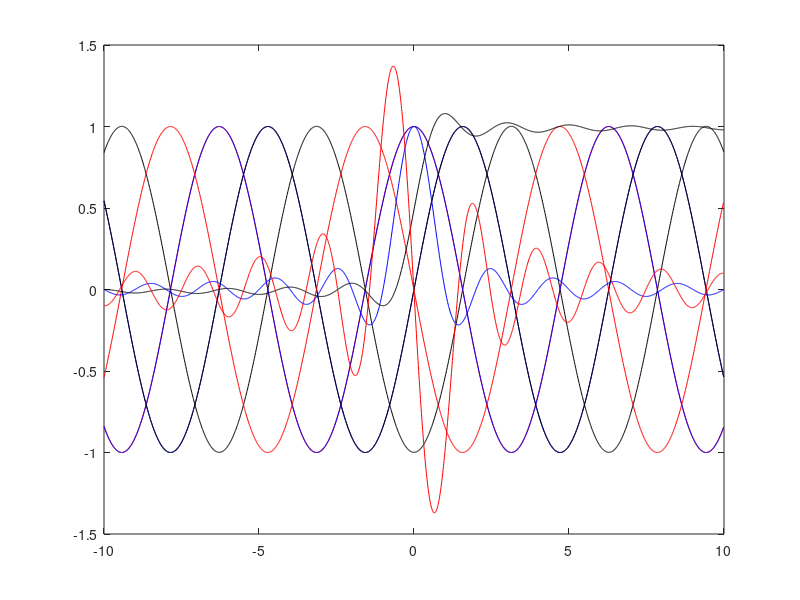

This figure's MATLAB source: (Note: this script raises an error after producing the figure.)

%% sin(x)
clc; clear;
close all
x = -10:0.01:10-0.01;
y = sin(x);
plot(x,y,'b-'); hold on

for index=1:length(y)
    myintegral(index) = trapz(y(1:index));
end
plot(x,myintegral*1/100+(0.840),'k-')
derivada = diff(y);
plot(x(1:end-1),derivada*100,'r-')

%% cos(x)
clc; clear;
close all
x = -10:0.01:10-0.01;
y = cos(x);
plot(x,y,'b-'); hold on

for index=1:length(y)
    myintegral(index) = trapz(y(1:index));
end
plot(x,myintegral*1/100+(0.544),'k-')
derivada = diff(y);
plot(x(1:end-1),derivada*100,'r-')

%% sinc(x)
clc; clear;
close all
x = -10:0.01:10-0.01;
y = sinc(x);
plot(x,y,'b-'); hold on

for index=1:length(y)
    myintegral(index) = trapz(y(1:index));
end
plot(x,myintegral*1/100+0,'k-')
derivada = diff(y);
plot(x(1:end-1),derivada*100,'r-')

%% degrau unitario(x)
clc; clear;
close all
x = -10:0.01:10-0.01;
y = heaviside(x);
plot(x,y,'b-'); hold on

for index=1:length(y)
    myintegral(index) = trapz(y(1:index));
end
plot(x,myintegral*1/100+0,'k-')
derivada = diff(y);
plot(x(1:end-1),derivada*100,'r-')

%% triangulo(x)
clc; clear;
close all
x = -10:0.01:10-0.01;
y = triangularPulse(x);
plot(x,y,'b-'); hold on

for index=1:length(y)
    myintegral(index) = trapz(y(1:index));
end
plot(x,myintegral*1/100+0,'k-')
derivada = diff(y);
plot(x(1:end-1),derivada*100,'r-')

%% rectangular(x)
clc; clear;
close all
x = -10:0.01:10-0.01;
y = rectangularPulse(x);
plot(x,y,'b-'); hold on

for index=1:length(y)
    myintegral(index) = trapz(y(1:index));
end
plot(x,myintegral*1/100+0,'k-')
derivada = diff(y);
plot(x(1:end-1),derivada*100,'r-')

